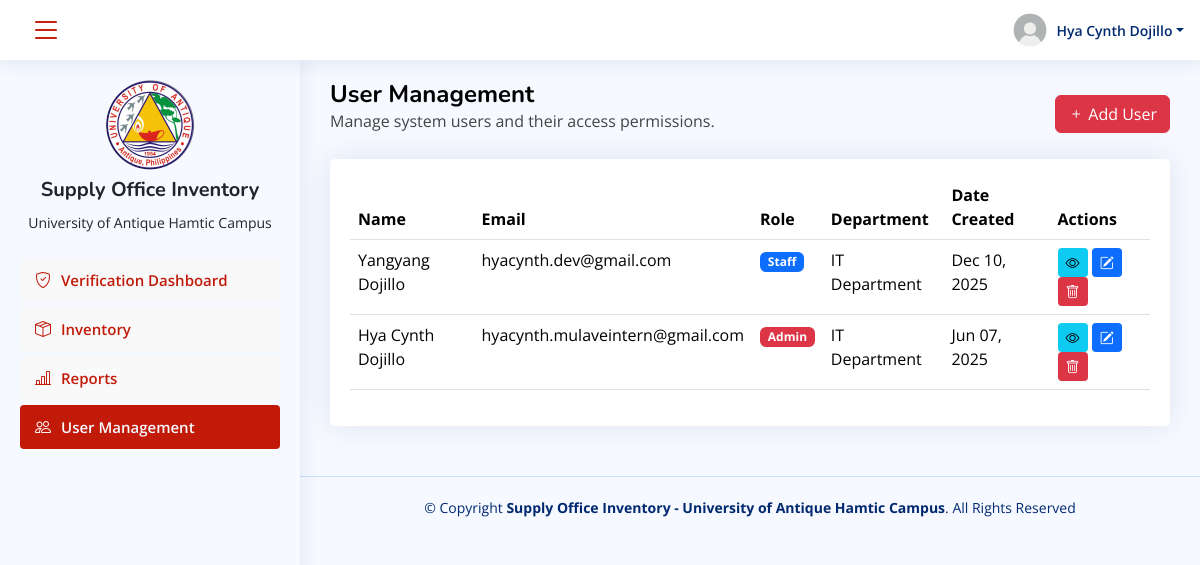
/admin/user-manangement.php (signed in), run on the app's committed database.
### tables this page shows
CREATE TABLE `users` (
  `id` int(11) NOT NULL,
  `name` varchar(255) NOT NULL,
  `role` varchar(255) NOT NULL,
  `department` varchar(255) NOT NULL,
  `email` varchar(255) NOT NULL,
  `password` varchar(255) NOT NULL,
  `created_at` timestamp NOT NULL DEFAULT current_timestamp()
);

### admin/includes/login-credentials.php (called while the page is built, shortened)
<?php
$user_id = $_SESSION['admin_id'] ?? '';
$sql = "SELECT * FROM users WHERE id = ?";
$stmt = $conn->prepare($sql);
$stmt->bind_param("s", $user_id);
$stmt->execute();
$result = $stmt->get_result();
if ($result->num_rows > 0) {
    while($user = $result->fetch_assoc()) {
        $name = $user['name'];
    }
}
?>

### admin/user-manangement.php (the view, shortened to what this page needs)
<?php
include 'config/conn.php';
include 'includes/login-credentials.php';
include 'includes/header.php';
include 'includes/sidebar.php';
?>
<main id="main" class="main">
    <div class="pagetitle d-flex justify-content-between align-items-center">
        <div>
            <h1 class="fw-bold">User Management</h1>
            <p>Manage system users and their access permissions.</p>
        </div>
        <div>
            <button class="btn btn-danger" data-bs-toggle="modal" data-bs-target="#addUserModal">
                <i class="bi bi-plus"></i> Add User
            </button>
        </div>
    </div>
    <section class="section">
        <div class="row">
            <div class="col-lg-12">
                <div class="card">
                    <div class="card-body mt-3">
                        <table class="table" id="usersTable">
                            <thead>
                                <tr>
                                    <th>Name</th>
                                    <th>Email</th>
                                    <th>Role</th>
                                    <th>Department</th>
                                    <th>Date Created</th>
                                    <th>Actions</th>
                                </tr>
                            </thead>
                            <tbody>
                                <?php
                                $columnsCheck = $conn->query("SHOW COLUMNS FROM users LIKE 'created_at'");
                                $hasCreatedAt = $columnsCheck->num_rows > 0;
                                if ($hasCreatedAt) {
                                    $sql = "SELECT id, name, email, role, department, created_at FROM users ORDER BY created_at DESC";
                                } else {
                                    $sql = "SELECT id, name, email, role, department FROM users ORDER BY id DESC";
                                }
                                $result = $conn->query($sql);
                                if ($result && $result->num_rows > 0) {
                                    while ($row = $result->fetch_assoc()) {
                                        $roleClass = '';
                                        switch($row['role']) {
                                            case 'Admin':
                                                $roleClass = 'badge bg-danger';
                                                break;
                                            case 'Staff':
                                                $roleClass = 'badge bg-primary';
                                                break;
                                        }
                                        $dateCreated = 'N/A';
                                        if (isset($row['created_at']) && $row['created_at']) {
                                            $dateCreated = date('M d, Y', strtotime($row['created_at']));
                                        }
                                ?>
                                <tr>
                                    <td><?php echo htmlspecialchars($row['name']); ?></td>
                                    <td><?php echo htmlspecialchars($row['email']); ?></td>
                                    <td><span
                                            class="<?php echo $roleClass; ?>"><?php echo htmlspecialchars($row['role']); ?></span>
                                    </td>
                                    <td><?php echo htmlspecialchars($row['department'] ?? 'N/A'); ?></td>
                                    <td><?php echo $dateCreated; ?></td>
                                    <td>
                                        <button class="btn btn-sm btn-info border-0 view-user"
                                            data-id="<?php echo $row['id']; ?>"
                                            data-name="<?php echo htmlspecialchars($row['name']); ?>"
                                            data-email="<?php echo htmlspecialchars($row['email']); ?>"
                                            data-role="<?php echo htmlspecialchars($row['role']); ?>"
                                            data-department="<?php echo htmlspecialchars($row['department'] ?? ''); ?>"
                                            data-created-at="<?php echo isset($row['created_at']) ? $row['created_at'] : ''; ?>"
                                            title="View Details">
                                            <i class="bi bi-eye"></i>
                                        </button>
                                        <button class="btn btn-sm btn-primary border-0 edit-user"
                                            data-id="<?php echo $row['id']; ?>"
                                            data-name="<?php echo htmlspecialchars($row['name']); ?>"
                                            data-email="<?php echo htmlspecialchars($row['email']); ?>"
                                            data-role="<?php echo htmlspecialchars($row['role']); ?>"
                                            data-department="<?php echo htmlspecialchars($row['department'] ?? ''); ?>"
                                            title="Edit">
                                            <i class="bi bi-pencil-square"></i>
                                        </button>
                                        <button class="btn btn-sm btn-danger border-0 delete-user"
                                            data-id="<?php echo $row['id']; ?>"
                                            data-name="<?php echo htmlspecialchars($row['name']); ?>" title="Delete">
                                            <i class="bi bi-trash"></i>
                                        </button>
                                    </td>
                                </tr>
                                <?php
                                    }
                                }
                                ?>
                            </tbody>
                        </table>
                    </div>
                </div>
            </div>
        </div>
    </section>
</main>
<?php
include 'includes/footer.php';
?>

### admin/includes/header.php (shortened to what this page needs)
<!DOCTYPE html>
<html lang="en">
<head>
    <link href="assets/vendor/bootstrap/css/bootstrap.min.css" rel="stylesheet">
    <link href="assets/vendor/bootstrap-icons/bootstrap-icons.css" rel="stylesheet">
    <link href="assets/vendor/boxicons/css/boxicons.min.css" rel="stylesheet">
    <link href="assets/vendor/quill/quill.snow.css" rel="stylesheet">
    <link href="assets/vendor/quill/quill.bubble.css" rel="stylesheet">
    <link href="assets/vendor/remixicon/remixicon.css" rel="stylesheet">
    <link href="assets/vendor/data-tables/datatables.css" rel="stylesheet">
    <link href="assets/vendor/data-tables/datatables.min.css" rel="stylesheet">
    <link href="assets/vendor/data-tables/buttons.dataTables.min.css" rel="stylesheet">
    <link href="assets/css/style.css" rel="stylesheet">
</head>
<body>
    <header id="header" class="header fixed-top d-flex align-items-center">
        <div class="d-flex align-items-center justify-content-between">
            <i class="bi bi-list toggle-sidebar-btn"></i>
        </div>
        <nav class="header-nav ms-auto">
            <ul class="d-flex align-items-center">
                <li class="nav-item dropdown pe-3">
                    <a class="nav-link nav-profile d-flex align-items-center pe-0" href="#" data-bs-toggle="dropdown">
                        <img src="assets/img/user-profile.png" alt="Profile" class="rounded-circle">
                        <span class="d-none d-md-block dropdown-toggle ps-2"><?= $name?></span>
                    </a>
                </li>
            </ul>
        </nav>
    </header>

### admin/assets/css/style.css (style rules this page uses)
:root { scroll-behavior: smooth; }
body { font-family: "Open Sans", sans-serif; background: #f6f9ff; color: #444444; }
a { color: #c21a09; text-decoration: none; }
h1, h2, h3, h4, h5, h6 { font-family: "Nunito", sans-serif; }
#main { margin-top: 60px; padding: 20px 30px; transition: all 0.3s; }
.pagetitle { margin-bottom: 10px; }
.pagetitle h1 { font-size: 24px; margin-bottom: 0; font-weight: 600; color: #000; }
.card { margin-bottom: 30px; border: none; border-radius: 5px; box-shadow: 0px 0 30px rgba(1, 41, 112, 0.1); }
.card-body { padding: 0 20px 20px 20px; }
.header { transition: all 0.5s; z-index: 997; height: 60px; box-shadow: 0px 2px 20px rgba(1, 41, 112, 0.1); background-color: #fff; padding-left: 20px; }
.header .toggle-sidebar-btn { font-size: 32px; padding-left: 10px; cursor: pointer; color: #c21a09; }
.header-nav ul { list-style: none; }
.header-nav > ul { margin: 0; padding: 0; }
.header-nav .nav-profile { color: #012970; }
.header-nav .nav-profile img { max-height: 36px; }
.header-nav .nav-profile span { font-size: 14px; font-weight: 600; }
@media (min-width: 1200px) { #main, #footer { margin-left: 300px; } }

### data on the page
users: name "Hya Cynth Dojillo", email "hyacynth.mulaveintern@gmail.com", role "Admin", department "IT Department", created_at "Jun 07, 2025"
users: name "Yangyang Dojillo", email "hyacynth.dev@gmail.com", role "Staff", department "IT Department", created_at "Dec 10, 2025"
